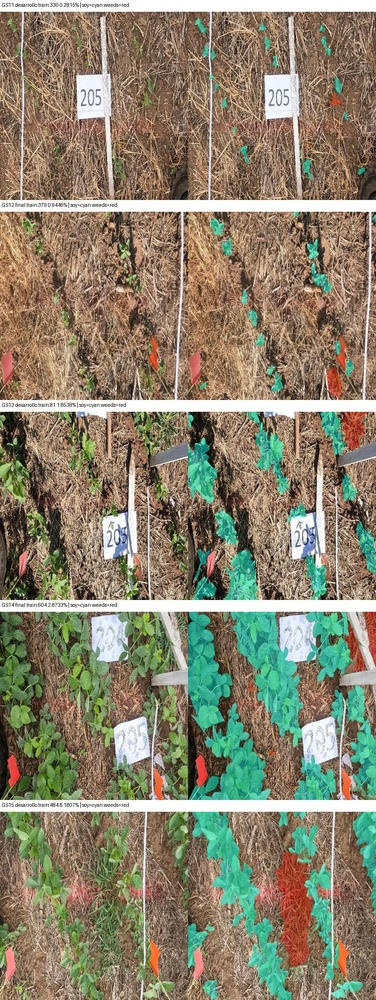
#> input picture data/vision-growingsoy/review/alta.jpg, 376 x 1000 px, shrunk from 768 x 2040 before the run
$ python overlay.py review/alta.jpg review/baja.jpg out.png
#> lines starting #> are read from the running program, lines starting #| are printed output that depends on the picture; after the words box and inside, x2 and y2 are one past the last pixel; in counts of white or black regions, pixels touching at a corner belong together
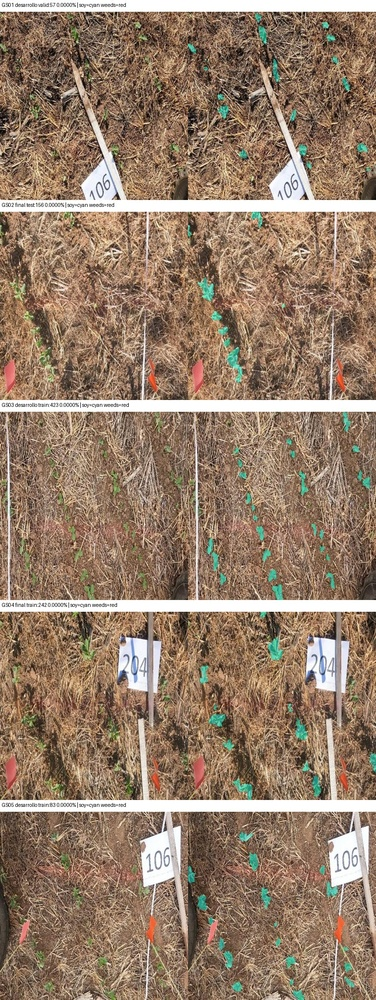
#> input picture data/vision-growingsoy/review/baja.jpg, 376 x 1000 px, shrunk from 768 x 2040 before the run
#> in main, photo is the input picture: PIL image 376x1000 RGB; mean R, G, B 137.7, 130.9, 109
#> in main, mask is the input picture: PIL image 376x1000 RGB; mean R, G, B 148.4, 125, 104.9
"""Vista de revision: foto recibida junto a la misma foto con las malezas detectadas.
Es lo que ve el agronomo en produccion, donde no hay anotacion contra la cual comparar.

  python -B data/vision-growingsoy/overlay.py FOTO MASCARA SALIDA [--pct 17.5] [--titulo GW01]

La mascara es la que la corrida guarda como <ID>.mask.png, la misma que alimenta el
porcentaje: pintar otra cosa mostraria al agronomo algo distinto de lo que se calculo.
"""
import argparse
from pathlib import Path

from PIL import Image, ImageDraw, ImageFilter, ImageFont

FILL, EDGE, BAR = (255, 45, 30), (255, 230, 0), 34


def overlay(photo, mask):
    """Relleno translucido mas borde nitido: la hoja tiene que seguir viendose debajo.

    ponytail: el borde se engorda hasta 2 pixeles hacia afuera de la mascara, asi que la
    region resaltada se ve algo mayor que la medida. El porcentaje sale del relleno, no del
    borde. Si hiciera falta lectura de area a ojo, dibujar el contorno hacia adentro.
    """
    w, h = photo.size
#> w = 376; h = 1000
    if mask.size != photo.size:
        raise ValueError("La mascara no coincide con la foto")
    binary = mask.convert("L").point(lambda v: 255 if v > 127 else 0)
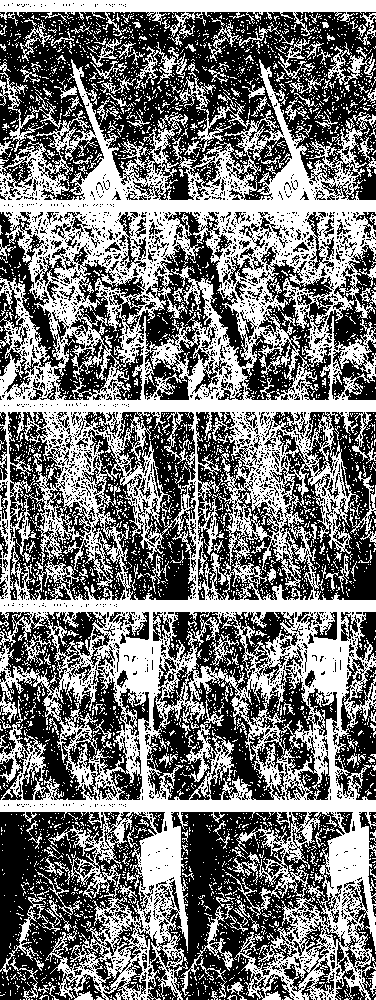
#> binary: PIL image 376x1000 L; 46.5% white; 4268 white regions (4060 under 20 px), largest, box (x1, y1, x2, y2) and area: (0, 59, 376, 1000) 143227, (0, 0, 376, 47) 5490, (180, 906, 234, 997) 627
    out = photo.convert("RGB").copy()
    out.paste(Image.new("RGB", (w, h), FILL), (0, 0), binary.point(lambda v: 90 if v else 0))
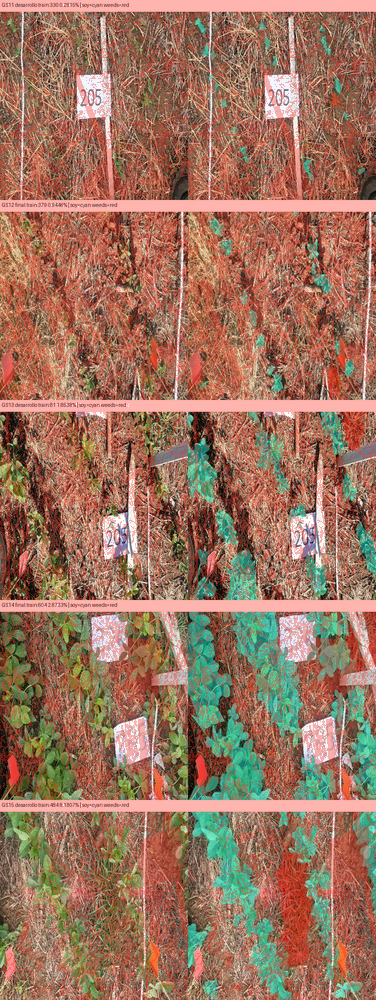
#> out: PIL image 376x1000 RGB; mean R, G, B 155.5, 115.4, 94.3
    edge = binary.filter(ImageFilter.FIND_EDGES).filter(ImageFilter.MaxFilter(5))
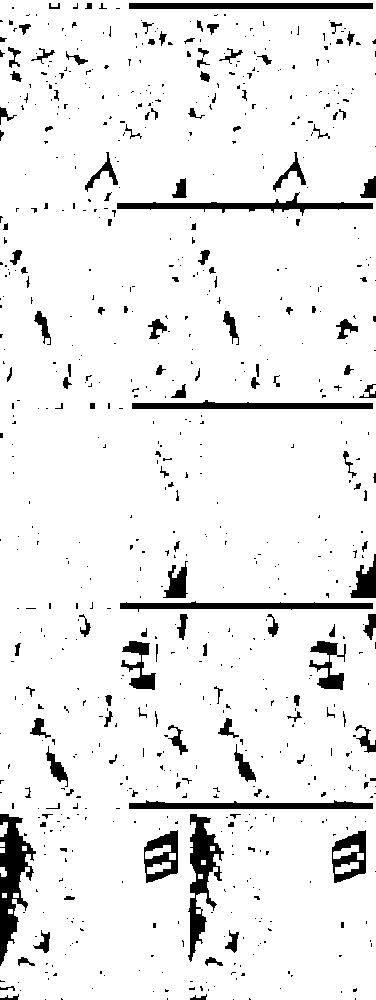
#> edge: PIL image 376x1000 L; 92.5% white; 748 black regions (604 under 20 px), largest, box (x1, y1, x2, y2) and area: (0, 814, 36, 966) 2518, (188, 814, 224, 962) 2140, (117, 192, 373, 216) 1677
    out.paste(Image.new("RGB", (w, h), EDGE), (0, 0), edge)
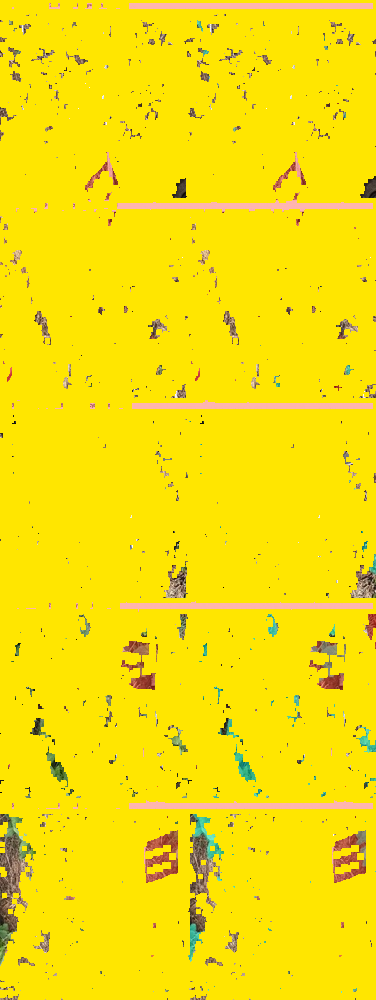
#> out: PIL image 376x1000 RGB; mean R, G, B 248.4, 222.8, 8.6
    return out


def sheet(photo, mask, pct=None, titulo=""):
    marked = overlay(photo, mask)
    w, h = photo.size
#> w = 376; h = 1000
    card = Image.new("RGB", (w * 2 + 12, h + BAR), (250, 250, 250))
#> card: PIL image 764x1034 RGB; every value is 250
    card.paste(photo, (0, BAR))
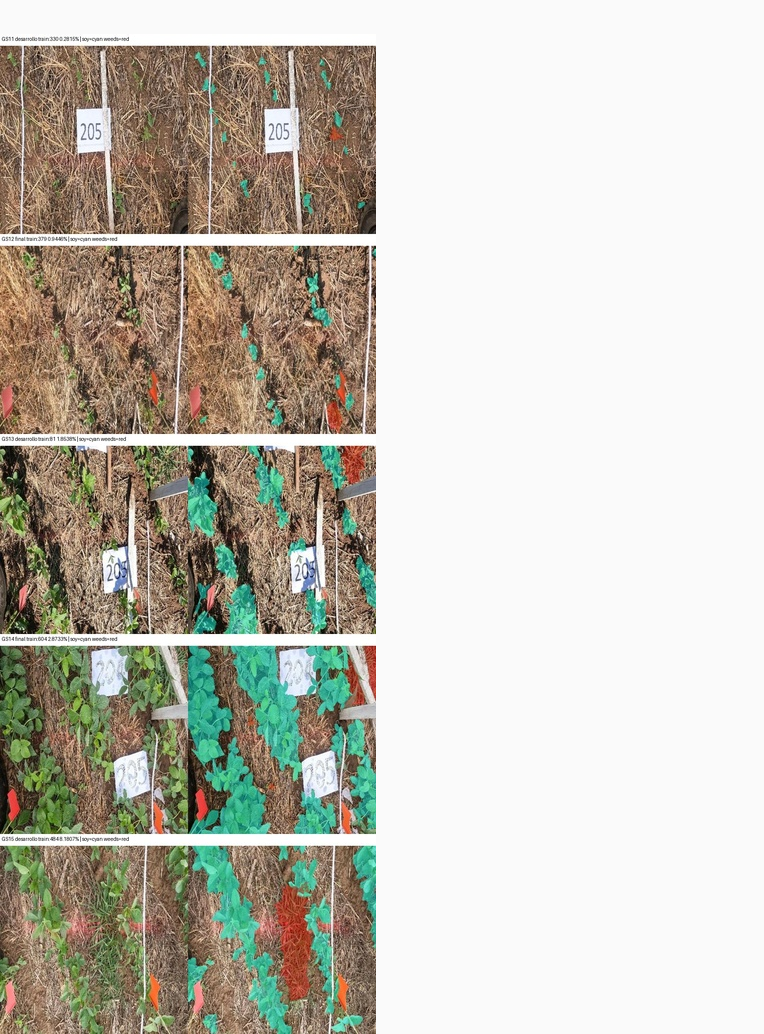
#> card: PIL image 764x1034 RGB; mean R, G, B 196.5, 193.3, 182.9
    card.paste(marked, (w + 12, BAR))
    draw = ImageDraw.Draw(card)
    try:
        big = ImageFont.truetype("segoeui.ttf", 17)
        small = ImageFont.truetype("segoeui.ttf", 14)
    except OSError:
        big = small = ImageFont.load_default()
    draw.text((6, 8), f"{titulo} — foto recibida".strip(" —"), fill=(20, 20, 20), font=big)
    label = "Malezas estimadas: sin resultado" if pct is None else f"Malezas estimadas: {pct:.2f}% de la foto"
    draw.text((w + 18, 8), label, fill=(190, 0, 0), font=big)
    draw.text((w + 18 + draw.textlength(label, font=big) + 16, 11),
              "sin calibrar · requiere revisión", fill=(110, 110, 110), font=small)
    return card


def main():
    parser = argparse.ArgumentParser(description=__doc__)
    parser.add_argument("photo"), parser.add_argument("mask"), parser.add_argument("out")
    parser.add_argument("--pct", type=float, default=None)
    parser.add_argument("--titulo", default="")
    args = parser.parse_args()
    with Image.open(args.photo) as photo, Image.open(args.mask) as mask:
        sheet(photo.convert("RGB"), mask, args.pct, args.titulo).save(args.out)
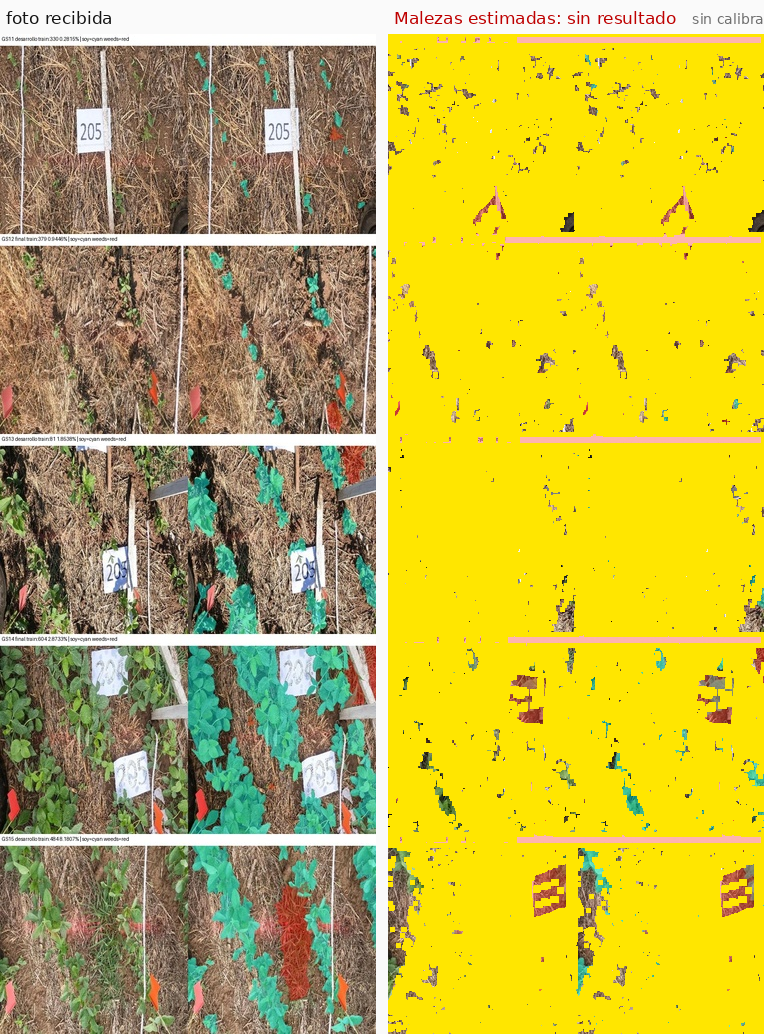
#> saved as out.png: PIL image 764x1034 RGB; mean R, G, B 195.6, 180, 67.6
    print(Path(args.out).resolve())


if __name__ == "__main__":
    main()
